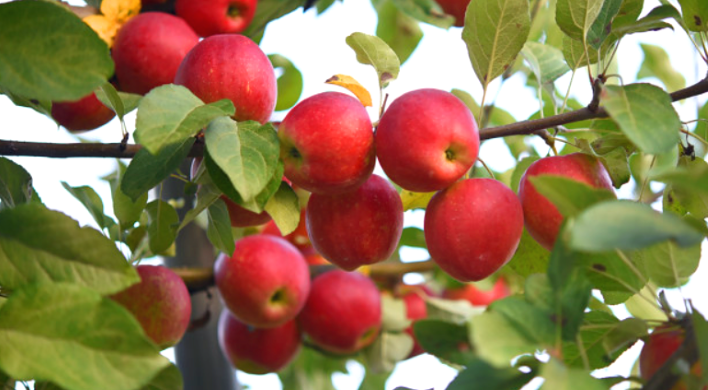
#> input picture 영상처리 실제/03_이미지 및 영상 기하학적 변환 및 형태학적 처리 실습/apple.jpg, 708 x 390 px
$ python 0331_Lesson4_HoughCircle.py
#> lines starting #> are read from the running program, lines starting #| are printed output that depends on the picture; after the words box and inside, x2 and y2 are one past the last pixel; in counts of white or black regions, pixels touching at a corner belong together
import cv2 as cv  # OpenCV 라이브러리 불러오기

# 이미지 불러오기 ('apple.jpg')
img = cv.imread('apple.jpg')
#> img is the input picture: shape (390, 708, 3); mean B, G, R 81, 118.6, 144.1

# 그레이스케일 변환 (허프 서클 검출은 흑백 이미지 기반으로 동작)
gray = cv.cvtColor(img, cv.COLOR_BGR2GRAY)
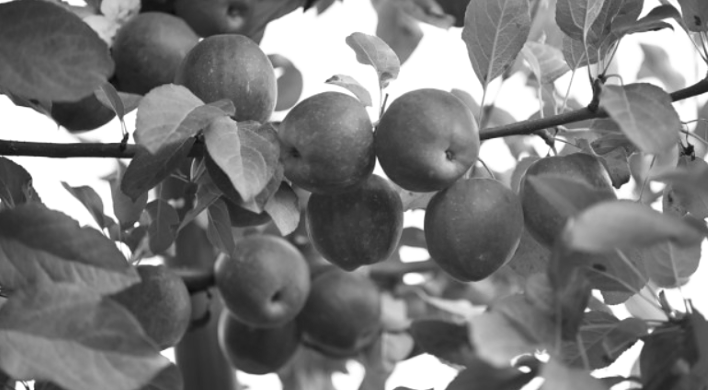
#> gray: shape (390, 708); min 12, max 255, mean 122

# 허프 원 검출 함수 적용 (HoughCircles)
apples = cv.HoughCircles(
    gray,                   # 입력 영상 (그레이스케일)
    cv.HOUGH_GRADIENT,      # 허프 변환 방식 (기본값)
    dp=1,                   # 누산기 해상도 비율 (1이면 동일 해상도)
    minDist=200,            # 원 중심 간 최소 거리 (겹치지 않도록)
    param1=150,             # Canny 엣지 검출 상위 임계값
    param2=20,              # 중심 검출에 필요한 누산기 임계값 (작을수록 민감하게 감지)
    minRadius=50,           # 검출할 원의 최소 반지름
    maxRadius=120           # 검출할 원의 최대 반지름
)
#> apples = [[426.5, 141.5, 53.2], [625.5, 99.5, 87.4], [193.5, 183.5, 84.2], [573.5, 329.5, 69.7]]

# 검출된 각 원에 대해 반복
for i in apples[0]:  # apples[0]에는 [[x, y, r], [x, y, r], ...] 형태의 원 정보가 들어있음
    cv.circle(       # 원을 이미지 위에 그림
        img,
        (int(i[0]), int(i[1])),  # 원의 중심 좌표 (x, y)
        int(i[2]),               # 반지름
        (255, 0, 0),             # 색상 (파란색 원)
        2                        # 선 두께
    )
#> this loop made 4 passes
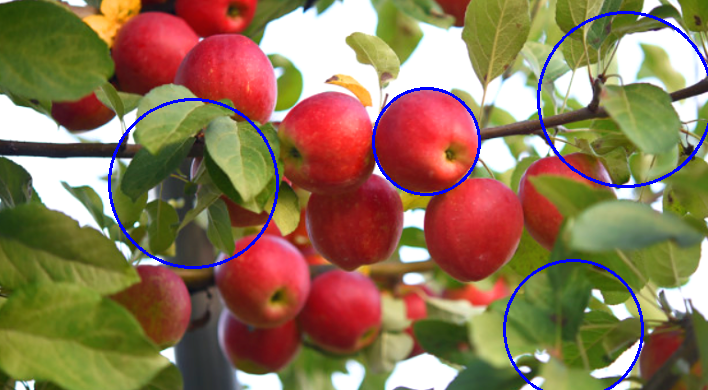
#> img: shape (390, 708, 3); 1.86% of pixels changed, all inside (x1, y1, x2, y2) = (108, 11, 708, 390)

# 결과 이미지 출력
cv.imshow('Apple detection', img)

# 키 입력 대기
cv.waitKey()

# 모든 창 닫기
cv.destroyAllWindows()

$ run again, with 영상처리 실제/03_이미지 및 영상 기하학적 변환 및 형태학적 처리 실습/coffee.jpg copied over 영상처리 실제/03_이미지 및 영상 기하학적 변환 및 형태학적 처리 실습/apple.jpg
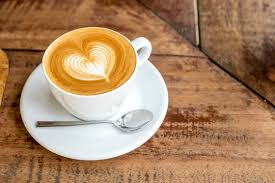
#> input picture 영상처리 실제/03_이미지 및 영상 기하학적 변환 및 형태학적 처리 실습/coffee.jpg, 275 x 183 px
#> img is the input picture: shape (183, 275, 3); mean B, G, R 101.3, 134.4, 171.1
#> `gray = cv.cvtColor(img, cv.COLOR_BGR2GRAY)`:
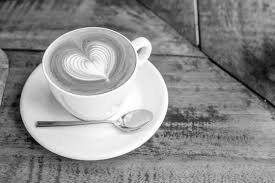
#> gray: shape (183, 275); min 4, max 255, mean 141.6
#> apples = [[90.5, 71.5, 88.6]]
#> the loop `for i in apples[0]:` made 1 pass
#> after the loop `for i in apples[0]:`:
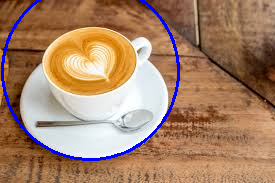
#> img: shape (183, 275, 3); 2.61% of pixels changed, all inside (x1, y1, x2, y2) = (1, 0, 180, 161)

$ run again, with 영상처리 실제/03_이미지 및 영상 기하학적 변환 및 형태학적 처리 실습/soccer.jpg copied over 영상처리 실제/03_이미지 및 영상 기하학적 변환 및 형태학적 처리 실습/apple.jpg
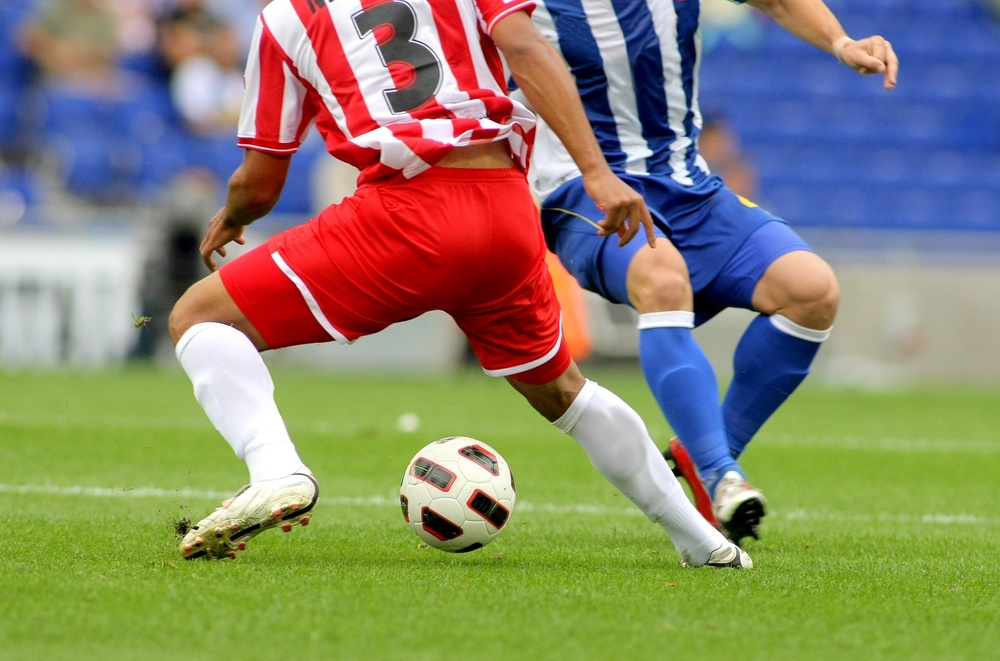
#> input picture 영상처리 실제/03_이미지 및 영상 기하학적 변환 및 형태학적 처리 실습/soccer.jpg, 1000 x 661 px, shrunk from 1434 x 948 before the run
#> img is the input picture: shape (661, 1000, 3); mean B, G, R 107.3, 133.3, 136.8
#> `gray = cv.cvtColor(img, cv.COLOR_BGR2GRAY)`:
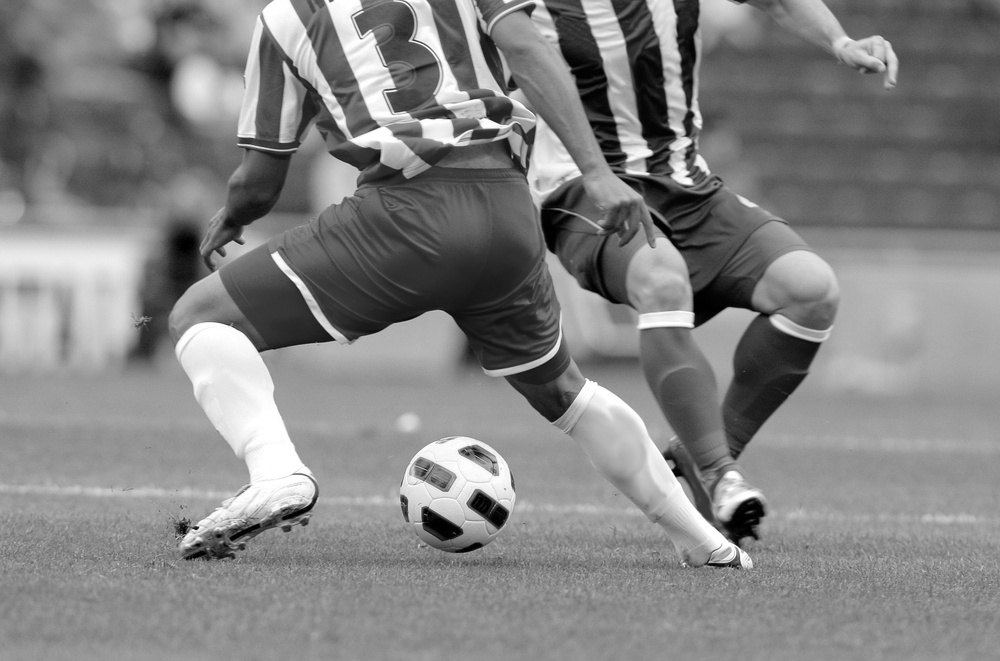
#> gray: shape (661, 1000); min 0, max 255, mean 131.4
#> apples = [[446.5, 210.5, 102.9], [456.5, 493.5, 58.3], [654.5, 267.5, 110.6], [173.5, 440.5, 119.4], [591.5, 66.5, 107.3], [382.5, 4.5, 112.8], [682.5, 518.5, 72], [255.5, 632.5, 118.3], [195.5, 109.5, 106.2]]
#> the loop `for i in apples[0]:` made 9 passes
#> after the loop `for i in apples[0]:`:
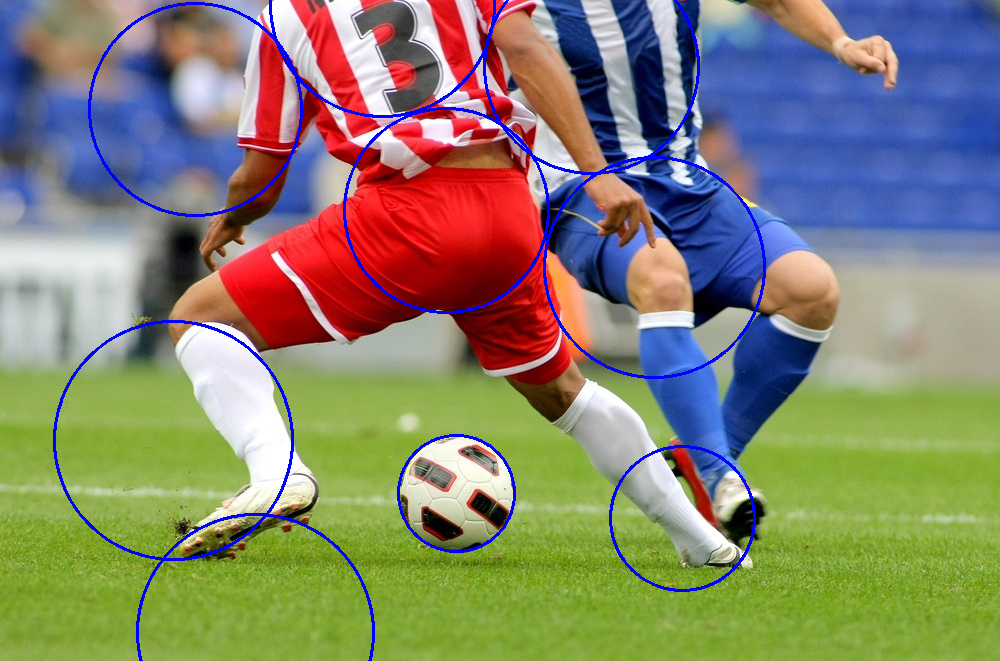
#> img: shape (661, 1000, 3); 2.16% of pixels changed, all inside (x1, y1, x2, y2) = (53, 0, 766, 661)
